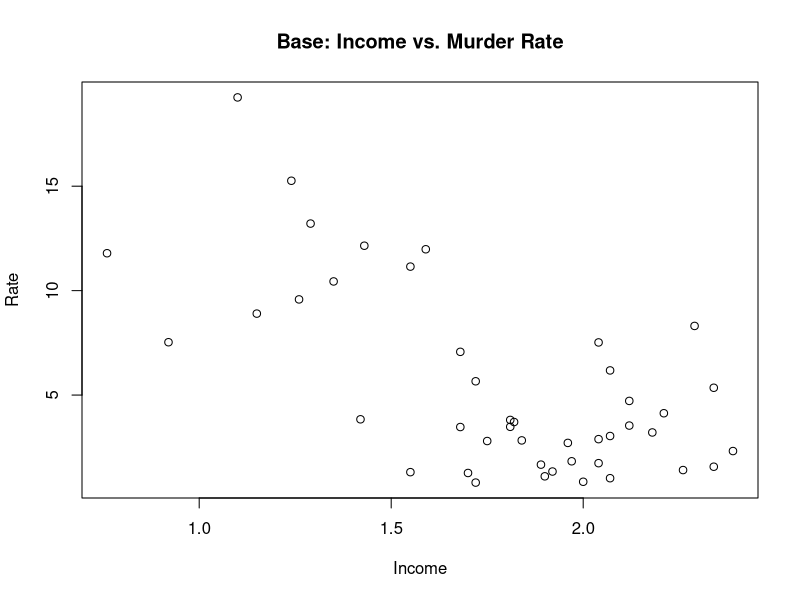
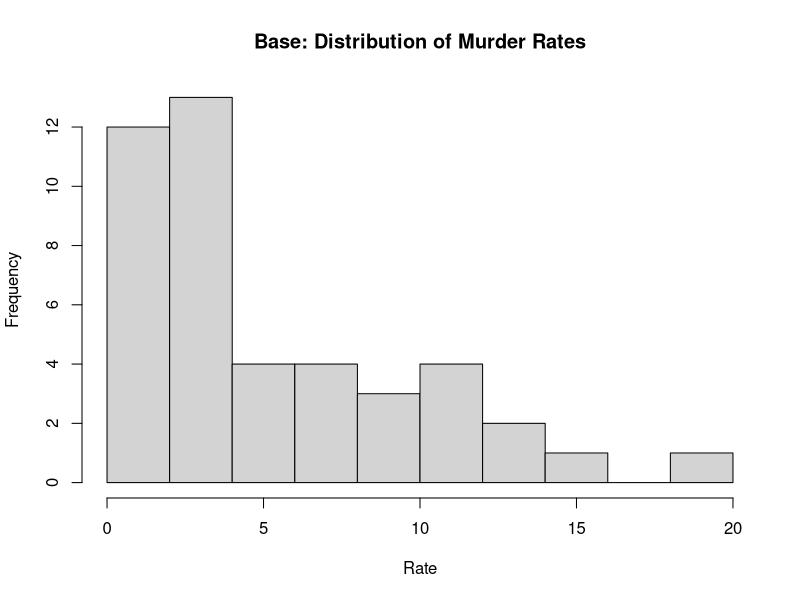
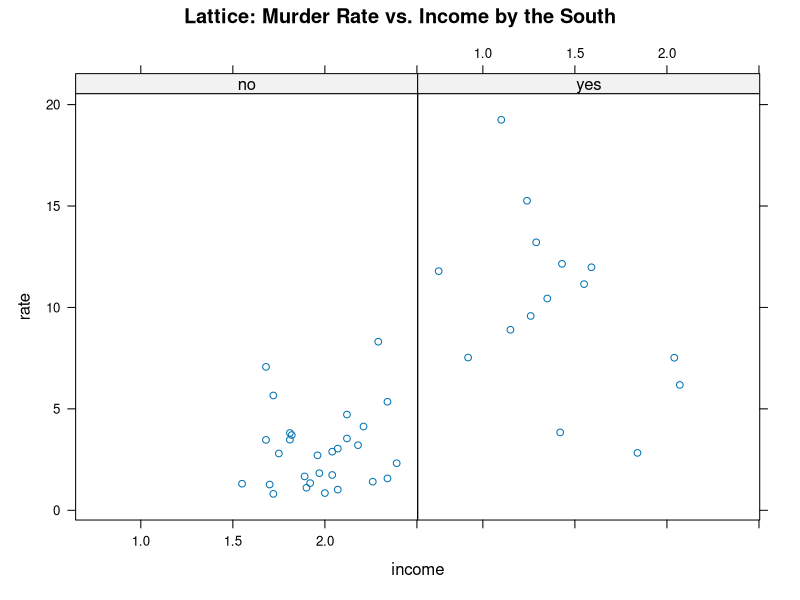
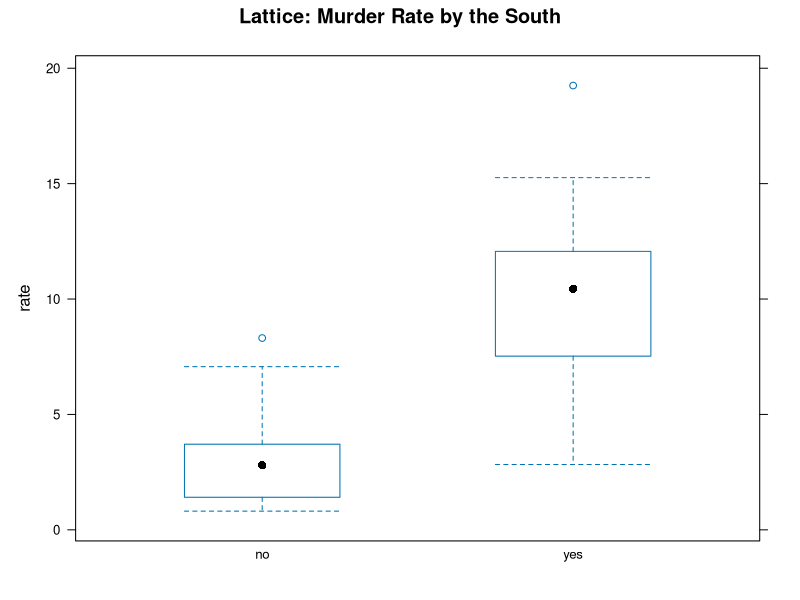
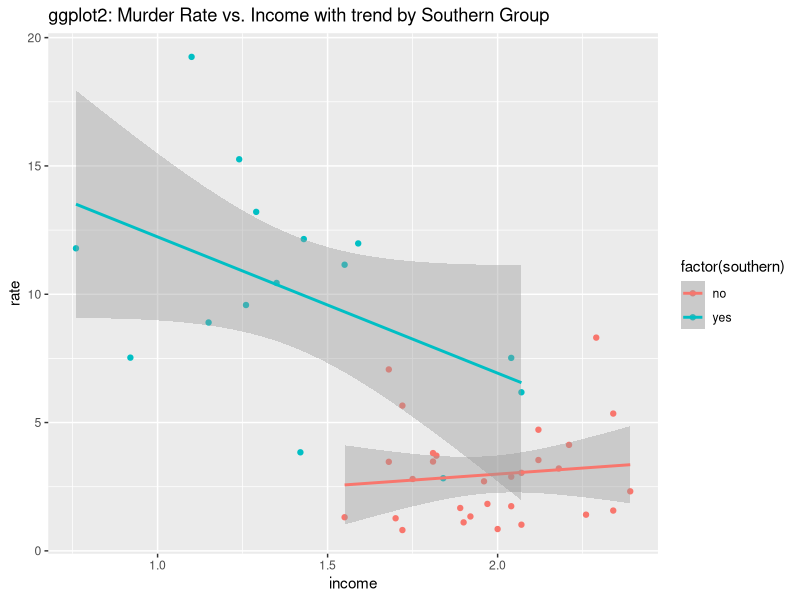
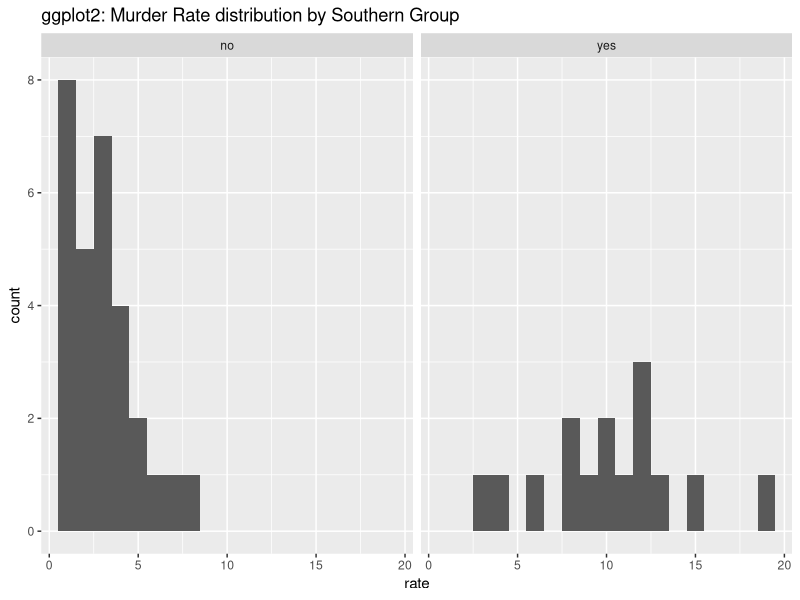

R code for these plots, in order:

install.packages("AER")

data("MurderRates", package = "AER")
head(MurderRates)

# Task 1

# Scatter plot
plot(MurderRates$income, MurderRates$rate,
     main   = "Base: Income vs. Murder Rate",
     xlab   = "Income",
     ylab   = "Rate")

# Histogram
hist(MurderRates$rate,
     main   = "Base: Distribution of Murder Rates",
     xlab   = "Rate")

# Task 2

library(lattice)

# Conditional scatter plot (small multiples)
xyplot(rate ~ income | factor(southern),
       data = MurderRates,
       main = "Lattice: Murder Rate vs. Income by the South")

# Box-and-whisker plot
bwplot(rate ~ factor(southern),
       data = MurderRates,
       main = "Lattice: Murder Rate by the South")

# Task 3

library(ggplot2)

# Scatter plot with smoothing
ggplot(MurderRates, aes(x = income, y = rate, color = factor(southern))) +
  geom_point() +
  geom_smooth(method = "lm") +
  labs(title = "ggplot2: Murder Rate vs. Income with trend by Southern Group")

# Faceted histogram
ggplot(MurderRates, aes(rate)) +
  geom_histogram(binwidth = 1) +
  facet_wrap(~ southern) +
  labs(title = "ggplot2: Murder Rate distribution by Southern Group")
